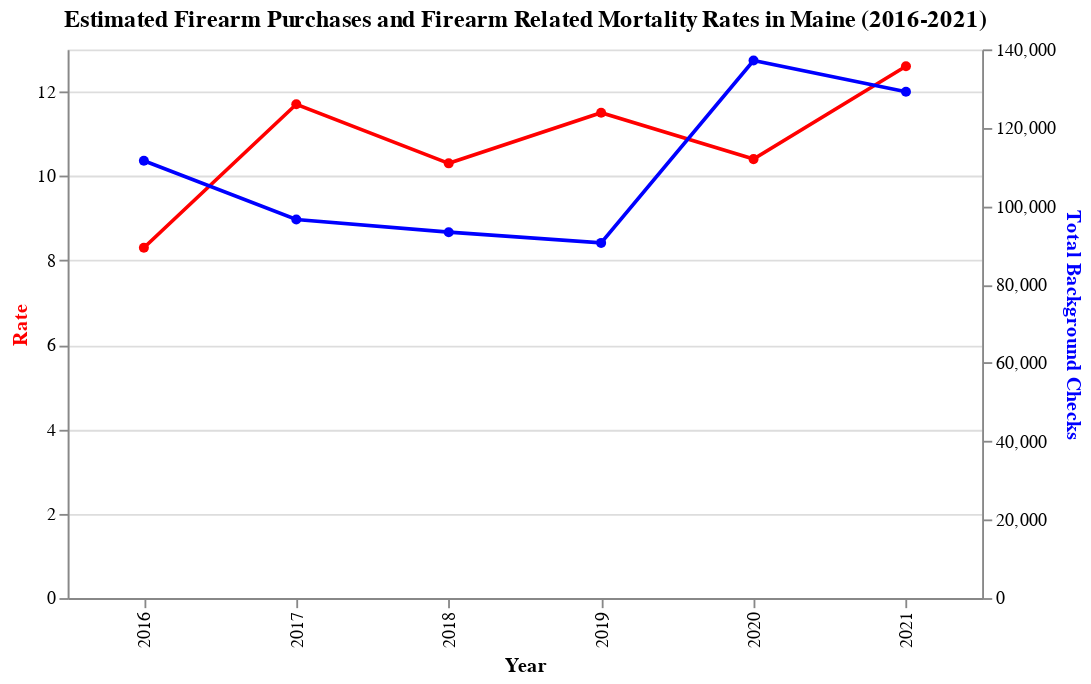

Notebook code for this chart:
### Code cell
base_me = alt.Chart(data_me).encode(
    alt.X('Year:N', axis=alt.Axis(title='Year'))  # 'Year' as ordinal
)

# Creating the line chart for the 'Rate' on the left y-axis
rate_chart_me = base_me.mark_line(point=True, color='red').encode(
    alt.Y('Rate:Q', axis=alt.Axis(title='Rate', titleColor='red')),
    tooltip = ["Year", "Rate"],
    color = alt.value("red")
)

# Creating the line chart for the 'Total Background Checks' on the right y-axis
deaths_chart_me = base_me.mark_line(point=True, color='blue').encode(
    alt.Y('Total Background Check Requests:Q', axis=alt.Axis(title='Total Background Checks', titleColor='blue')),
    tooltip = ["Year", "Total Background Check Requests"],
    color = alt.value("blue")
)

# Combining both charts
chart_me = alt.layer(rate_chart_me, deaths_chart_me).resolve_scale(
    y='independent'
).properties(
    title='Estimated Firearm Purchases and Firearm Related Mortality Rates in Maine (2016-2021)',
    width=500,  # You can adjust the width to fit your display or preferences
    height=300  # You can adjust the height as well
)

chart_me

### Figure 1 — Vega-Lite specification as saved in the notebook (floating-point values rounded to 4 significant figures)
{"config": {"view": {"continuousWidth": 300, "continuousHeight": 300}}, "layer": [{"mark": {"type": "line", "color": "red", "point": true}, "encoding": {"color": {"value": "red"}, "tooltip": [{"field": "Year", "type": "quantitative"}, {"field": "Rate", "type": "quantitative"}], "x": {"axis": {"title": "Year"}, "field": "Year", "type": "nominal"}, "y": {"axis": {"title": "Rate", "titleColor": "red"}, "field": "Rate", "type": "quantitative"}}}, {"mark": {"type": "line", "color": "blue", "point": true}, "encoding": {"color": {"value": "blue"}, "tooltip": [{"field": "Year", "type": "quantitative"}, {"field": "Total Background Check Requests", "type": "quantitative"}], "x": {"axis": {"title": "Year"}, "field": "Year", "type": "nominal"}, "y": {"axis": {"title": "Total Background Checks", "titleColor": "blue"}, "field": "Total Background Check Requests", "type": "quantitative"}}}], "data": {"name": "data-3558a233822ee08a317d4f0c10ff3439"}, "height": 300, "resolve": {"scale": {"y": "independent"}}, "title": "Estimated Firearm Purchases and Firearm Related Mortality Rates in Maine (2016-2021)", "width": 500, "$schema": "https://vega.github.io/schema/vega-lite/v5.16.3.json", "datasets": {"data-3558a233822ee08a317d4f0c10ff3439": [{"Year": 2021, "State": "ME", "Rate": 12.6, "Deaths": 178, "Total Background Check Requests": 129193, "Notes ": null}, {"Year": 2020, "State": "ME", "Rate": 10.4, "Deaths": 153, "Total Background Check Requests": 137149, "Notes ": null}, {"Year": 2019, "State": "ME", "Rate": 11.5, "Deaths": 163, "Total Background Check Requests": 90626, "Notes ": null}, {"Year": 2018, "State": "ME", "Rate": 10.3, "Deaths": 159, "Total Background Check Requests": 93360, "Notes ": null}, {"Year": 2017, "State": "ME", "Rate": 11.7, "Deaths": 172, "Total Background Check Requests": 96590, "Notes ": null}, {"Year": 2016, "State": "ME", "Rate": 8.3, "Deaths": 123, "Total Background Check Requests": 111582, "Notes ": null}]}}
